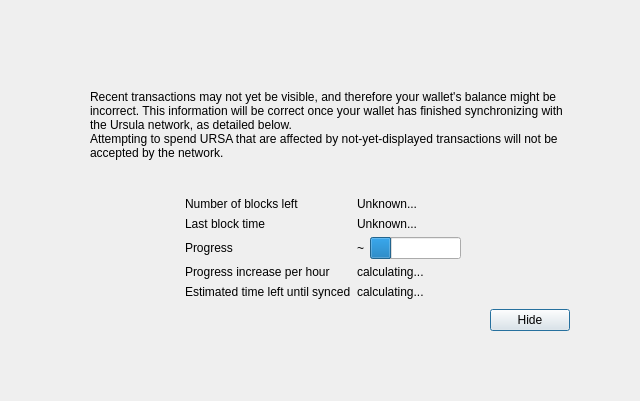
<?xml version="1.0" encoding="UTF-8"?>
<ui version="4.0">
 <class>ModalOverlay</class>
 <widget class="ModalOverlay" name="ModalOverlay">
  <property name="geometry">
   <rect>
    <x>0</x>
    <y>0</y>
    <width>640</width>
    <height>401</height>
   </rect>
  </property>
  <property name="windowTitle">
   <string>Form</string>
  </property>
  <layout class="QVBoxLayout" name="verticalLayout" stretch="0">
   <property name="sizeConstraint">
    <enum>QLayout::SetDefaultConstraint</enum>
   </property>
   <property name="leftMargin">
    <number>0</number>
   </property>
   <property name="topMargin">
    <number>0</number>
   </property>
   <property name="rightMargin">
    <number>0</number>
   </property>
   <property name="bottomMargin">
    <number>0</number>
   </property>
   <item>
    <widget class="QWidget" name="bgWidget" native="true">
     <property name="styleSheet">
      <string notr="true"/>
     </property>
     <layout class="QVBoxLayout" name="verticalLayoutMain" stretch="0">
      <property name="leftMargin">
       <number>60</number>
      </property>
      <property name="topMargin">
       <number>60</number>
      </property>
      <property name="rightMargin">
       <number>60</number>
      </property>
      <property name="bottomMargin">
       <number>60</number>
      </property>
      <item>
       <widget class="QWidget" name="contentWidget" native="true">
        <property name="styleSheet">
         <string notr="true"/>
        </property>
        <layout class="QVBoxLayout" name="verticalLayoutSub" stretch="1,0,0,0,0">
         <property name="spacing">
          <number>0</number>
         </property>
         <property name="leftMargin">
          <number>10</number>
         </property>
         <property name="topMargin">
          <number>10</number>
         </property>
         <property name="rightMargin">
          <number>10</number>
         </property>
         <property name="bottomMargin">
          <number>10</number>
         </property>
         <item>
          <layout class="QHBoxLayout" name="horizontalLayoutIconText" stretch="0,1">
           <property name="topMargin">
            <number>20</number>
           </property>
           <item>
            <layout class="QVBoxLayout" name="verticalLayoutIcon">
             <property name="leftMargin">
              <number>0</number>
             </property>
             <item>
              <widget class="QLabel" name="warningIcon">
               <property name="text">
                <string/>
               </property>
              </widget>
             </item>
             <item>
              <spacer name="verticalSpacerWarningIcon">
               <property name="orientation">
                <enum>Qt::Vertical</enum>
               </property>
               <property name="sizeHint" stdset="0">
                <size>
                 <width>20</width>
                 <height>40</height>
                </size>
               </property>
              </spacer>
             </item>
            </layout>
           </item>
           <item>
            <layout class="QVBoxLayout" name="verticalLayoutInfoText">
             <property name="leftMargin">
              <number>0</number>
             </property>
             <property name="topMargin">
              <number>0</number>
             </property>
             <item>
              <widget class="QLabel" name="infoText">
               <property name="text">
                <string>Recent transactions may not yet be visible, and therefore your wallet's balance might be incorrect. This information will be correct once your wallet has finished synchronizing with the Ursula network, as detailed below.</string>
               </property>
               <property name="textFormat">
                <enum>Qt::RichText</enum>
               </property>
               <property name="wordWrap">
                <bool>true</bool>
               </property>
              </widget>
             </item>
             <item>
              <widget class="QLabel" name="infoTextStrong">
               <property name="text">
                <string>Attempting to spend URSA that are affected by not-yet-displayed transactions will not be accepted by the network.</string>
               </property>
               <property name="textFormat">
                <enum>Qt::RichText</enum>
               </property>
               <property name="wordWrap">
                <bool>true</bool>
               </property>
              </widget>
             </item>
             <item>
              <spacer name="verticalSpacerInTextSpace">
               <property name="orientation">
                <enum>Qt::Vertical</enum>
               </property>
               <property name="sizeHint" stdset="0">
                <size>
                 <width>20</width>
                 <height>40</height>
                </size>
               </property>
              </spacer>
             </item>
            </layout>
           </item>
          </layout>
         </item>
         <item>
          <spacer name="verticalSpacerAfterText">
           <property name="orientation">
            <enum>Qt::Vertical</enum>
           </property>
           <property name="sizeHint" stdset="0">
            <size>
             <width>20</width>
             <height>40</height>
            </size>
           </property>
          </spacer>
         </item>
         <item>
          <layout class="QFormLayout" name="formLayout">
           <property name="fieldGrowthPolicy">
            <enum>QFormLayout::FieldsStayAtSizeHint</enum>
           </property>
           <property name="formAlignment">
            <set>Qt::AlignHCenter|Qt::AlignTop</set>
           </property>
           <property name="horizontalSpacing">
            <number>6</number>
           </property>
           <property name="verticalSpacing">
            <number>6</number>
           </property>
           <property name="topMargin">
            <number>10</number>
           </property>
           <item row="0" column="0">
            <widget class="QLabel" name="labelNumberOfBlocksLeft">
             <property name="text">
              <string>Number of blocks left</string>
             </property>
            </widget>
           </item>
           <item row="0" column="1">
            <widget class="QLabel" name="numberOfBlocksLeft">
             <property name="text">
              <string>Unknown...</string>
             </property>
            </widget>
           </item>
           <item row="1" column="0">
            <widget class="QLabel" name="labelLastBlockTime">
             <property name="text">
              <string>Last block time</string>
             </property>
            </widget>
           </item>
           <item row="1" column="1">
            <widget class="QLabel" name="newestBlockDate">
             <property name="sizePolicy">
              <sizepolicy hsizetype="Maximum" vsizetype="Preferred">
               <horstretch>0</horstretch>
               <verstretch>0</verstretch>
              </sizepolicy>
             </property>
             <property name="text">
              <string>Unknown...</string>
             </property>
            </widget>
           </item>
           <item row="2" column="0">
            <widget class="QLabel" name="labelSyncDone">
             <property name="text">
              <string>Progress</string>
             </property>
            </widget>
           </item>
           <item row="2" column="1">
            <layout class="QHBoxLayout" name="horizontalLayoutSync" stretch="0,1">
             <item>
              <widget class="QLabel" name="percentageProgress">
               <property name="text">
                <string notr="true">~</string>
               </property>
              </widget>
             </item>
             <item>
              <widget class="QProgressBar" name="progressBar">
               <property name="value">
                <number>24</number>
               </property>
               <property name="format">
                <string/>
               </property>
              </widget>
             </item>
            </layout>
           </item>
           <item row="4" column="0">
            <widget class="QLabel" name="labelProgressIncrease">
             <property name="text">
              <string>Progress increase per hour</string>
             </property>
            </widget>
           </item>
           <item row="4" column="1">
            <widget class="QLabel" name="progressIncreasePerH">
             <property name="text">
              <string>calculating...</string>
             </property>
            </widget>
           </item>
           <item row="5" column="0">
            <widget class="QLabel" name="labelEstimatedTimeLeft">
             <property name="text">
              <string>Estimated time left until synced</string>
             </property>
            </widget>
           </item>
           <item row="5" column="1">
            <widget class="QLabel" name="expectedTimeLeft">
             <property name="text">
              <string>calculating...</string>
             </property>
            </widget>
           </item>
          </layout>
         </item>
         <item>
          <layout class="QHBoxLayout" name="horizontalLayoutButtons">
           <property name="leftMargin">
            <number>10</number>
           </property>
           <property name="topMargin">
            <number>10</number>
           </property>
           <item>
            <spacer name="horizontalSpacer">
             <property name="orientation">
              <enum>Qt::Horizontal</enum>
             </property>
             <property name="sizeHint" stdset="0">
              <size>
               <width>40</width>
               <height>20</height>
              </size>
             </property>
            </spacer>
           </item>
           <item>
            <widget class="QPushButton" name="closeButton">
             <property name="text">
              <string>Hide</string>
             </property>
             <property name="focusPolicy">
              <enum>Qt::StrongFocus</enum>
             </property>
             <property name="default">
              <bool>true</bool>
             </property>
            </widget>
           </item>
          </layout>
         </item>
         <item>
          <layout class="QVBoxLayout" name="verticalLayout_2">
           <item>
            <spacer name="verticalSpacer">
             <property name="orientation">
              <enum>Qt::Vertical</enum>
             </property>
             <property name="sizeHint" stdset="0">
              <size>
               <width>20</width>
               <height>40</height>
              </size>
             </property>
            </spacer>
           </item>
          </layout>
         </item>
        </layout>
       </widget>
      </item>
     </layout>
    </widget>
   </item>
  </layout>
 </widget>
 <customwidgets>
  <customwidget>
   <class>ModalOverlay</class>
   <extends>QWidget</extends>
   <header>qt/modaloverlay.h</header>
   <container>1</container>
  </customwidget>
 </customwidgets>
 <resources/>
 <connections/>
</ui>
